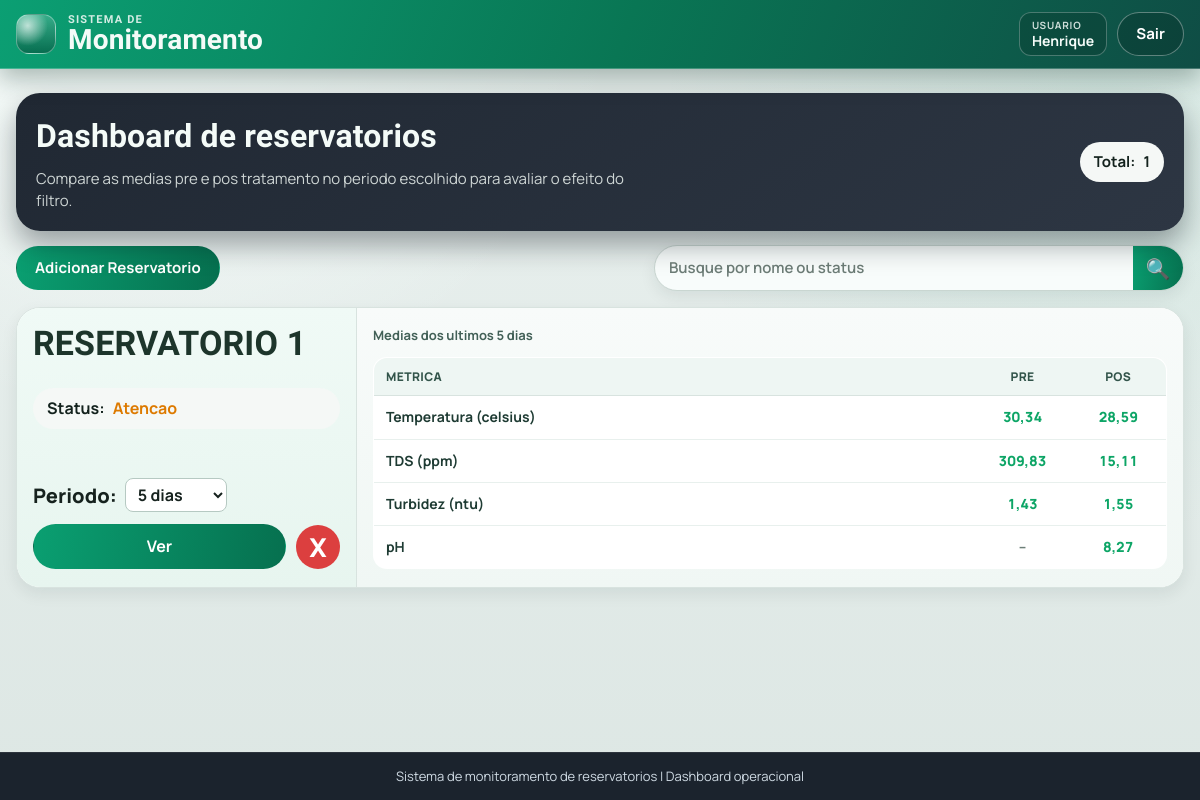
Before: / (signed in) with the older database file.
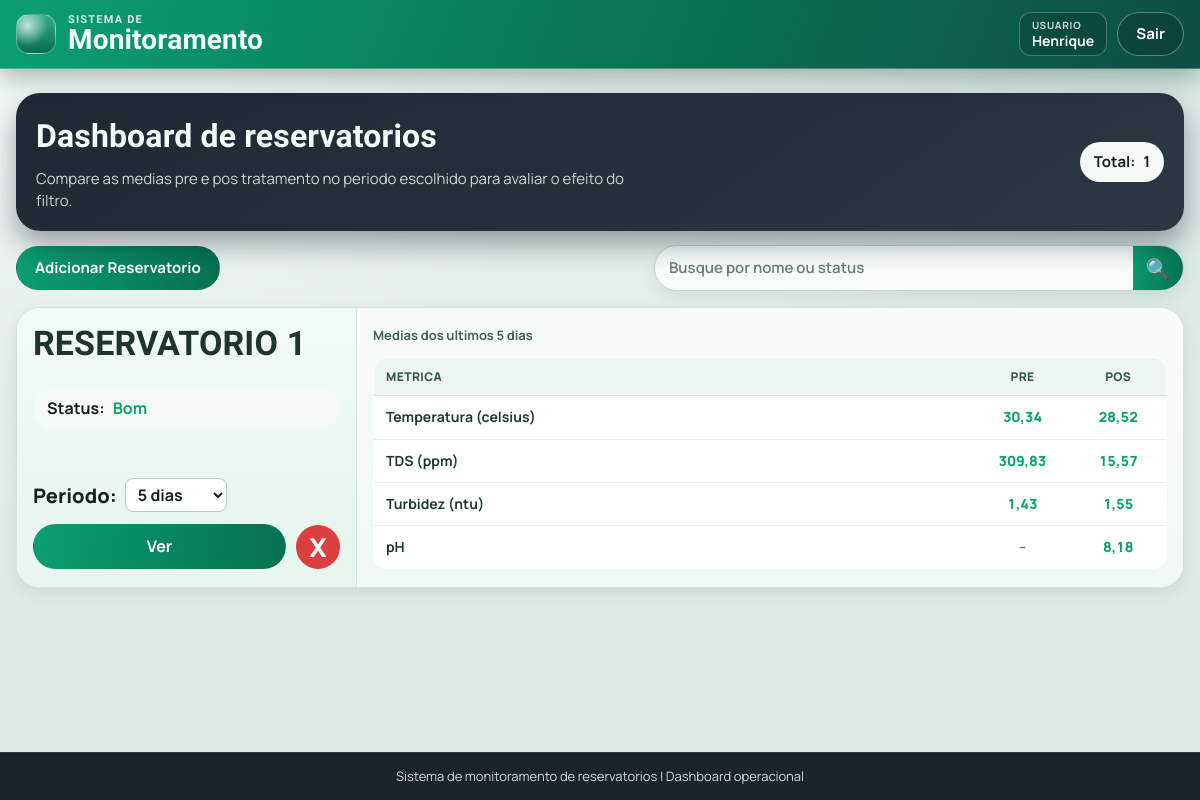
After: the same page with the newer database file.
### app/models.py (models this page shows, shortened)
class Reservatorio(models.Model):
    STATUS_BOM = "bom"
    STATUS_ATENCAO = "atencao"
    STATUS_PERIGO = "perigo"
    FAIXA_PADRAO_PPM_TDS_MIN = 0.0
    FAIXA_PADRAO_PPM_TDS_MAX = 500.0
    FAIXA_PADRAO_NTU_TURBIDEZ_MIN = 0.0
    FAIXA_PADRAO_NTU_TURBIDEZ_MAX = 5.0
    FAIXA_PADRAO_CELSIUS_TEMPERATURA_MIN = 5.0
    FAIXA_PADRAO_CELSIUS_TEMPERATURA_MAX = 30.0
    FAIXA_PADRAO_PH_MIN = 6.0
    FAIXA_PADRAO_PH_MAX = 9.5
    META_PADRAO_PPM_TDS = 600.0
    META_PADRAO_NTU_TURBIDEZ = 1.5
    META_PADRAO_CELSIUS_TEMPERATURA = 25.0
    META_PADRAO_PH = 7.0
    STATUS_CHOICES = (
        (STATUS_BOM, "Bom"),
        (STATUS_ATENCAO, "Atencao"),
        (STATUS_PERIGO, "Perigo"),
    )
    usuario = models.ForeignKey(
        settings.AUTH_USER_MODEL,
        on_delete=models.CASCADE,
        related_name="reservatorios",
    )
    nome = models.CharField(max_length=120, unique=True)
    status = models.CharField(max_length=20, choices=STATUS_CHOICES, default=STATUS_BOM)
    faixa_ppm_tds_min = models.FloatField(default=FAIXA_PADRAO_PPM_TDS_MIN)
    faixa_ppm_tds_max = models.FloatField(default=FAIXA_PADRAO_PPM_TDS_MAX)
    faixa_ntu_turbidez_min = models.FloatField(default=FAIXA_PADRAO_NTU_TURBIDEZ_MIN)
    faixa_ntu_turbidez_max = models.FloatField(default=FAIXA_PADRAO_NTU_TURBIDEZ_MAX)
    faixa_celsius_temperatura_min = models.FloatField(default=FAIXA_PADRAO_CELSIUS_TEMPERATURA_MIN)
    faixa_celsius_temperatura_max = models.FloatField(default=FAIXA_PADRAO_CELSIUS_TEMPERATURA_MAX)
    faixa_ph_min = models.FloatField(default=FAIXA_PADRAO_PH_MIN)
    faixa_ph_max = models.FloatField(default=FAIXA_PADRAO_PH_MAX)
    meta_ppm_tds = models.FloatField(default=META_PADRAO_PPM_TDS)
    meta_ntu_turbidez = models.FloatField(default=META_PADRAO_NTU_TURBIDEZ)
    meta_celsius_temperatura = models.FloatField(default=META_PADRAO_CELSIUS_TEMPERATURA)
    meta_ph = models.FloatField(default=META_PADRAO_PH)
    created_at = models.DateTimeField(auto_now_add=True)
    updated_at = models.DateTimeField(auto_now=True)
    class Meta:
        ordering = ["nome"]
    @classmethod
    def listar(cls, busca="", usuario=None):
        queryset = cls.objects.all()
        if usuario is not None:
            queryset = queryset.filter(usuario=usuario)
        termo = (busca or "").strip()
        if not termo:
            return queryset
        return queryset.filter(Q(nome__icontains=termo) | Q(status__icontains=termo))

### app/views.py (the view)
# urls.py: path('', views.index, name="index"),
@login_required(login_url="entrar")
@require_http_methods(["GET"])
def index(request):
    busca = request.GET.get("busca", "").strip()
    periodo_valor = _normalizar_periodo_valor(request.GET.get("dias"))
    periodo_delta = _delta_por_periodo(periodo_valor)
    reservatorios = list(Reservatorio.listar(busca=busca, usuario=request.user))
    dashboard_cards = _montar_dashboard_cards(reservatorios, periodo_delta)
    return render(
        request,
        "index.html",
        {
            "reservatorios": reservatorios,
            "dashboard_cards": dashboard_cards,
            "busca": busca,
            "periodo_selecionado": periodo_valor,
            "periodo_rotulo": _rotulo_periodo(periodo_valor),
            "periodos_disponiveis": PERIODOS_DISPONIVEIS,
        },
    )

### app/services/regras.py (called while the page is built)
def classificar_status_por_faixa(valor, *, minimo, maximo, margem_atencao, margem_perigo):
    if valor < (minimo - margem_perigo) or valor > (maximo + margem_perigo):
        return "perigo"
    if valor < (minimo - margem_atencao) or valor > (maximo + margem_atencao):
        return "atencao"
    return "bom"

### app/views.py (called while the page is built)
def _normalizar_periodo_valor(valor):
    valor_normalizado = (valor or "").strip().lower()
    valores_validos = {item[0] for item in PERIODOS_DISPONIVEIS}
    if valor_normalizado in valores_validos:
        return valor_normalizado
    try:
        dias_legado = int(valor_normalizado)
    except (TypeError, ValueError):
        return PERIODO_PADRAO_VALOR
    valor_legado = f"{dias_legado}d"
    if valor_legado in valores_validos:
        return valor_legado
    return PERIODO_PADRAO_VALOR

def _delta_por_periodo(periodo_valor):
    unidade = periodo_valor[-1]
    quantidade = int(periodo_valor[:-1])
    if unidade == "m":
        return timedelta(minutes=quantidade)
    if unidade == "h":
        return timedelta(hours=quantidade)
    return timedelta(days=quantidade)

def _rotulo_periodo(periodo_valor):
    for valor, rotulo in PERIODOS_DISPONIVEIS:
        if valor == periodo_valor:
            return rotulo
    return "5 dias"

def _medias_vazias():
    return {
        "temperatura": None,
        "tds": None,
        "turbidez": None,
        "ph": None,
    }

def _status_metricas_por_faixa(medias, *, reservatorio):
    return {
        "temperatura": _status_media_temperatura(
            medias.get("temperatura"),
            minimo=reservatorio.faixa_celsius_temperatura_min,
            maximo=reservatorio.faixa_celsius_temperatura_max,
        ),
        "tds": _status_media_tds(
            medias.get("tds"),
            minimo=reservatorio.faixa_ppm_tds_min,
            maximo=reservatorio.faixa_ppm_tds_max,
        ),
        "turbidez": _status_media_turbidez(
            medias.get("turbidez"),
            minimo=reservatorio.faixa_ntu_turbidez_min,
            maximo=reservatorio.faixa_ntu_turbidez_max,
        ),
        "ph": _status_media_ph(
            medias.get("ph"),
            minimo=reservatorio.faixa_ph_min,
            maximo=reservatorio.faixa_ph_max,
        ),
    }

### app/templates/index.html (shortened to what this page needs)
{% extends "blocos/base.html" %}
{% block content %}
<section class="detail-hero index-hero">
    <div>
        <h2>Dashboard de reservatorios</h2>
        <p class="index-hero-subtitle">
            Compare as medias pre e pos tratamento no periodo escolhido para avaliar o efeito do filtro.
        </p>
    </div>
    <p class="detail-status index-total-pill">
        <span>Total:</span>
        <strong>{{ reservatorios|length }}</strong>
    </p>
</section>
<section class="toolbar">
    <form method="post" action="{% url 'reservatorio_adicionar' %}">
        <button class="btn-main" type="submit">Adicionar Reservatorio</button>
    </form>
    <form class="search" method="get" action="{% url 'index' %}">
        <input
            type="text"
            name="busca"
            value="{{ busca }}"
            placeholder="Busque por nome ou status"
            aria-label="Buscar por nome ou status"
        >
        <button type="submit" aria-label="Buscar">&#128269;</button>
    </form>
</section>
<section class="dashboard-grid">
    {% for card in dashboard_cards %}
    <article class="dashboard-card">
        <section class="dashboard-card-left">
            <h2>{{ card.reservatorio.nome|upper }}</h2>
            <p class="status-pill">
                <span>Status:</span>
                <strong class="status-text status-{{ card.reservatorio.status }}">{{ card.reservatorio.get_status_display }}</strong>
            </p>
            <form class="dashboard-period-form" method="get" action="{% url 'index' %}">
                <label for="periodo-{{ card.reservatorio.id }}">Periodo:</label>
                <select id="periodo-{{ card.reservatorio.id }}" name="dias" onchange="this.form.submit()">
                    {% for periodo_valor, periodo_label in periodos_disponiveis %}
                    <option value="{{ periodo_valor }}" {% if periodo_valor == periodo_selecionado %}selected{% endif %}>
                        {{ periodo_label }}
                    </option>
                    {% endfor %}
                </select>
            </form>
            <div class="dashboard-actions">
                <a class="btn-ver" href="{% url 'reservatorio_detalhe' card.reservatorio.id %}">Ver</a>
                <form
                    method="post"
                    action="{% url 'reservatorio_excluir' card.reservatorio.id %}"
                    data-confirm-delete-reservatorio
                    data-reservatorio-nome="{{ card.reservatorio.nome }}"
                >
                    <button class="btn-delete" type="submit" aria-label="Excluir reservatorio">X</button>
                </form>
            </div>
        </section>
        <section class="dashboard-card-right">
            <p class="dashboard-period-caption">Medias dos ultimos {{ periodo_rotulo }}</p>
            <table class="dashboard-metrics-table">
                <thead>
                    <tr>
                        <th scope="col">Metrica</th>
                        <th scope="col">PRE</th>
                        <th scope="col">POS</th>
                    </tr>
                </thead>
                <tbody>
                    <tr>
                        <th scope="row">Temperatura (celsius)</th>
                        <td class="dashboard-value status-{{ card.status_antes.temperatura }}">
                            {% if card.antes.temperatura is not None %}{{ card.antes.temperatura|floatformat:2 }}{% else %}--{% endif %}
                        </td>
                        <td class="dashboard-value status-{{ card.status_depois.temperatura }}">
                            {% if card.depois.temperatura is not None %}{{ card.depois.temperatura|floatformat:2 }}{% else %}--{% endif %}
                        </td>
                    </tr>
                    <tr>
                        <th scope="row">TDS (ppm)</th>
                        <td class="dashboard-value status-{{ card.status_antes.tds }}">
                            {% if card.antes.tds is not None %}{{ card.antes.tds|floatformat:2 }}{% else %}--{% endif %}
                        </td>
                        <td class="dashboard-value status-{{ card.status_depois.tds }}">
                            {% if card.depois.tds is not None %}{{ card.depois.tds|floatformat:2 }}{% else %}--{% endif %}
                        </td>
                    </tr>
                    <tr>
                        <th scope="row">Turbidez (ntu)</th>
                        <td class="dashboard-value status-{{ card.status_antes.turbidez }}">
                            {% if card.antes.turbidez is not None %}{{ card.antes.turbidez|floatformat:2 }}{% else %}--{% endif %}
                        </td>
                        <td class="dashboard-value status-{{ card.status_depois.turbidez }}">
                            {% if card.depois.turbidez is not None %}{{ card.depois.turbidez|floatformat:2 }}{% else %}--{% endif %}
                        </td>
                    </tr>
                    <tr>
                        <th scope="row">pH</th>
                        <td class="dashboard-value status-{{ card.status_antes.ph }}">
                            {% if card.antes.ph is not None %}{{ card.antes.ph|floatformat:2 }}{% else %}--{% endif %}
                        </td>
                        <td class="dashboard-value status-{{ card.status_depois.ph }}">
                            {% if card.depois.ph is not None %}{{ card.depois.ph|floatformat:2 }}{% else %}--{% endif %}
                        </td>
                    </tr>
                </tbody>
            </table>
        </section>
    </article>
    {% empty %}
    <article class="empty-state">
        <p>Nenhum reservatorio encontrado.</p>
    </article>
    {% endfor %}
</section>
{% endblock %}

### app/templates/blocos/base.html (shortened to what this page needs)
{% load static %}
<!DOCTYPE html>
<html lang="pt-br">
<head>
    <link rel="stylesheet" href="{% static 'css/base.css' %}">
</head>
<body>
    <div class="app-shell">
        {% include "blocos/nav_bar.html" %}
        <main class="page-content">
            {% block content %}{% endblock %}
        </main>
        {% include "blocos/footer.html" %}
    </div>
</body>
</html>

### app/templates/blocos/nav_bar.html (shortened to what this page needs)
<header class="top-nav">
    <div class="top-nav-inner">
        <div class="top-nav-left">
            <a class="brand-link" href="{% if request.user.is_authenticated %}{% url 'index' %}{% else %}{% url 'entrar' %}{% endif %}">
                <span class="brand-mark" aria-hidden="true"></span>
                <h1 class="brand">
                    <span class="brand-kicker">SISTEMA DE</span>
                    <span class="brand-title">Monitoramento</span>
                </h1>
            </a>
        </div>
        <div class="top-nav-right">
            {% if request.user.is_authenticated %}
                <span class="user-chip">
                    <span class="user-chip-label">Usuario</span>
                    <strong>{{ request.user.username }}</strong>
                </span>
                <form method="post" action="{% url 'sair' %}">
                    <button class="btn-sair" type="submit">Sair</button>
                </form>
            {% else %}
                <a class="btn-sair" href="{% url 'entrar' %}">Entrar</a>
            {% endif %}
        </div>
    </div>
</header>

### app/templates/blocos/footer.html
<footer class="site-footer">
    <p>Sistema de monitoramento de reservatorios | Dashboard operacional</p>
</footer>

### static/css/tokens.css (style rules this page uses)
:root { --font-sans: "Manrope", "Plus Jakarta Sans", "Segoe UI", sans-serif; --font-display: "Sora", "Manrope", "Segoe UI", sans-serif; --color-canvas: #eaf1ef; --color-canvas-strong: #dde7e4; --color-surface: #ffffff; --color-surface-muted: #f5f8f7; --color-surface-dark: #202833; --color-text: #16221e; --color-text-muted: #5a6a65; --color-text-inverse: #f4fbf8; --color-border: #d8e3df; --color-border-strong: #bccbc5; --color-accent: #0a9f71; --color-accent-dark: #06704f; --color-accent-soft: #def4eb; --color-danger: #dc3f3f; --color-status-bom: #0da566; --color-status-atencao: #dd7a00; --color-status-perigo: #cf3434; --radius-xs: 8px; --radius-sm: 12px; --radius-md: 18px; --radius-lg: 24px; --radius-pill: 999px; --shadow-sm: 0 6px 16px rgba(18, 41, 33, 0.08); --shadow-md: 0 12px 28px rgba(15, 33, 27, 0.14); --shadow-dark: 0 14px 28px rgba(5, 14, 21, 0.36); --ease-standard: 180ms ease; }

### static/css/foundation.css (style rules this page uses)
* { box-sizing: border-box; }
html, body { min-height: 100%; }
body { margin: 0; font-family: var(--font-sans); color: var(--color-text); background: radial-gradient(circle at 12% -10%, #f9fffd 0%, transparent 36%), radial-gradient(circle at 92% 12%, rgba(10, 159, 113, 0.08) 0%, transparent 34%), linear-gradient(180deg, var(--color-canvas) 0%, var(--color-canvas-strong) 100%); line-height: 1.45; }
a { color: inherit; }
h1, h2, h3, h4, h5, h6 { margin: 0; font-family: var(--font-display); letter-spacing: 0.15px; }
p { margin: 0; }
button, input, select, textarea { font: inherit; }

### static/css/layout.css (style rules this page uses)
.app-shell { min-height: 100vh; display: flex; flex-direction: column; }
.top-nav { position: sticky; top: 0; z-index: 100; color: var(--color-text-inverse); padding: 12px 16px; border-bottom: 1px solid rgba(255, 255, 255, 0.24); background: linear-gradient(112deg, #0b9f73 0%, #097654 52%, #0f4d45 100%); box-shadow: 0 10px 24px rgba(8, 39, 29, 0.3); backdrop-filter: blur(5px); }
.top-nav-inner { width: min(1440px, 100%); margin: 0 auto; display: flex; align-items: center; justify-content: space-between; gap: 14px; flex-wrap: wrap; }
.top-nav-left { display: flex; align-items: center; gap: 14px; min-width: 0; }
.brand-link { text-decoration: none; display: inline-flex; align-items: center; gap: 12px; }
.brand-mark { width: 40px; height: 40px; border-radius: 13px; background: radial-gradient(circle at 28% 28%, rgba(255, 255, 255, 0.7), transparent 52%), linear-gradient(180deg, rgba(255, 255, 255, 0.18), rgba(1, 16, 14, 0.32)); border: 1px solid rgba(255, 255, 255, 0.34); }
.brand { line-height: 1.05; }
.brand-kicker { display: block; font-size: 11px; letter-spacing: 1.2px; opacity: 0.86; }
.brand-title { display: block; font-size: 28px; font-weight: 800; }
.top-nav-right { display: flex; align-items: center; gap: 10px; margin-left: auto; }
.top-nav-right form { margin: 0; }
.page-content { flex: 1; width: min(1360px, 100%); margin: 0 auto; padding: 24px 16px 36px; }
.site-footer { margin-top: auto; background: #1b232d; color: #cfdae3; border-top: 1px solid rgba(255, 255, 255, 0.08); padding: 14px 20px; text-align: center; }
.site-footer p { font-size: 13px; }

Changed rows visible on the page:
changed Reservatorio "RESERVATORIO 1": status "atencao" → "bom" (drawn); reservatorio.status "Atencao" → "Bom"; depois.temperatura "28,59" → "28,52"; depois.tds "15,11" → "15,57"; depois.ph "8,27" → "8,18"
